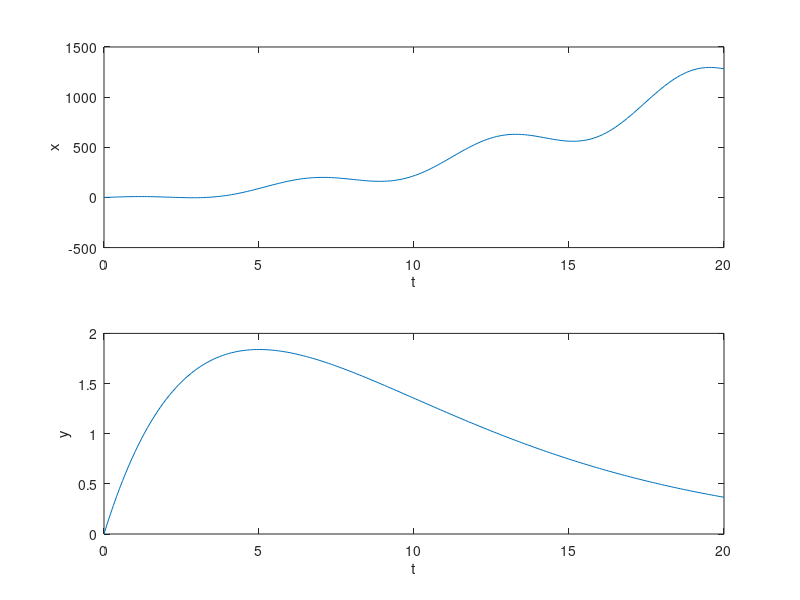
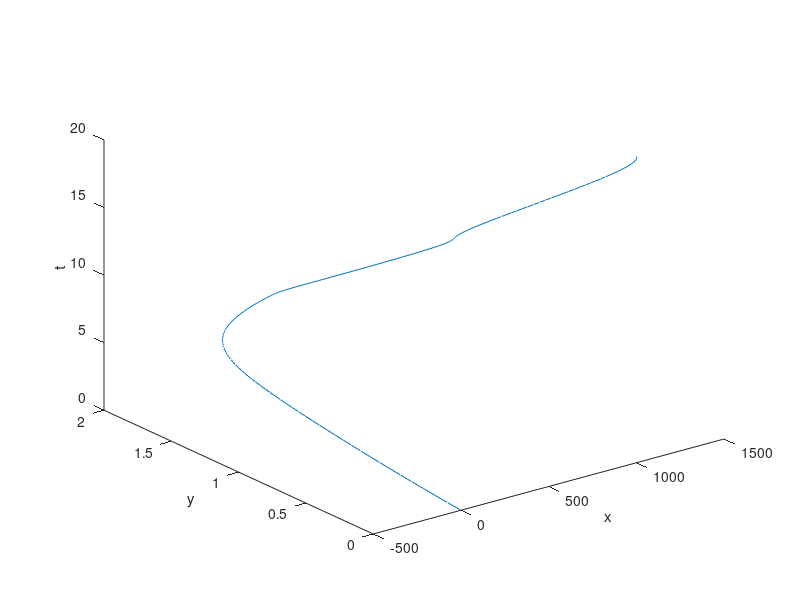
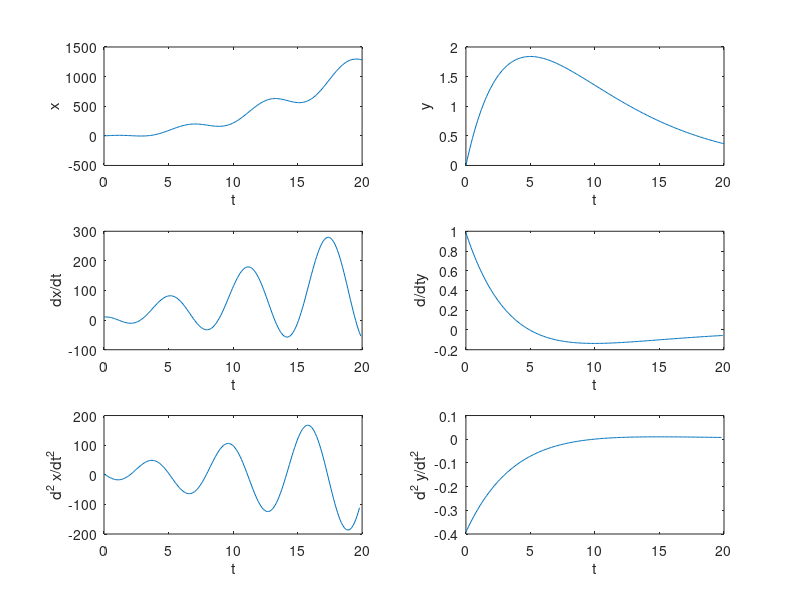

These charts were generated, in order, by the following MATLAB code: (Note: this script raises an error after producing the figures.)
%%%clean up everything 
close all
clear all
% //you do not have to do it ... but sometimes cleaning helps:-) 

%initializing the time vector  
t0=0;
tf=20;
N=200;
t=linspace(t0,tf,N); %//there are other ways to write vectors. which? 
dt=(tf-t0)/N;

% computing the x and y vectors 
x=3*t.^2+10*t.*cos(t);  %//note the use of ".*"  why do we use the dot? what does it do? 
y=t.*exp(-t./5); 

%plot x vs t and y vs t 
figure; 
subplot(2,1,1); plot(t,x); xlabel('t'); ylabel('x'); %// write clear and meaningful graphs ... put labels etc.... 
subplot(2,1,2); plot(t,y); xlabel('t'); ylabel('y'); 

%3d plot 
figure; plot3(x,y,t); %// this allows you to plot a curve in 3D 
xlabel('x'); ylabel('y'); zlabel('t');

%compute the first derivatives in a very simple way ... how to do better?
%read the notes if you are interested  
xd=diff(x)/dt;
yd=diff(y)/dt;
td=t(1:end-1); 

%compute the second derivative 
xdd=diff(xd)/dt;  
ydd=diff(yd)/dt;
tdd=td(1:end-1);   

%plot of x,y, first derivatives and second derivatives     
figure; 
subplot(3,2,1); plot(t,x); xlabel('t'); ylabel('x'); %// subplot is actually pretty great to visualize more information in one slide   
subplot(3,2,2); plot(t,y); xlabel('t'); ylabel('y'); 
subplot(3,2,3); plot(td,xd); xlabel('t'); ylabel('dx/dt'); 
subplot(3,2,4); plot(td,yd); xlabel('t'); ylabel('d/dty'); 
subplot(3,2,5); plot(tdd,xdd); xlabel('t'); ylabel('d^2 x/dt^2'); 
subplot(3,2,6); plot(tdd,ydd); xlabel('t'); ylabel('d^2 y/dt^2');

%alternative way to compute derivative (using self-defined matrix)
%matrix for first derivative 
D1=(-diag(ones(N,1))+diag(ones(N-1,1),1))/dt; % how was this derived? look at the notes     
XD=D1*x'; % what does the " ' " do to the vector? it is hermitian conjugation. why did I do that?  
YD=D1*y';  
%matrix for second derivative 
D2=(diag(ones(N-1,1),-1)-2*diag(ones(N,1))+diag(ones(N-1,1),1))/dt^2; % how was this derived? look at the notes 
XDD=D2*x';
YDD=D2*y'; 

%plot of x,y, alternative first derivatives and second derivatives
figure; sgtitle('Method 2') ;
subplot(3,2,1); plot(t,x); xlabel('t'); ylabel('x'); 
subplot(3,2,2); plot(t,y); xlabel('t'); ylabel('y'); 
subplot(3,2,3); plot(td,XD(1:end-1)'); xlabel('t'); ylabel('dx/dt'); 
subplot(3,2,4); plot(td,YD(1:end-1)'); xlabel('t'); ylabel('d/dty'); 
subplot(3,2,5); plot(tdd,XDD(1:end-2)'); xlabel('t'); ylabel('d^2 x/dt^2'); 
subplot(3,2,6); plot(tdd,YDD(1:end-2)'); xlabel('t'); ylabel('d^2 y/dt^2');  
%note that I did not plot all the points... why?   